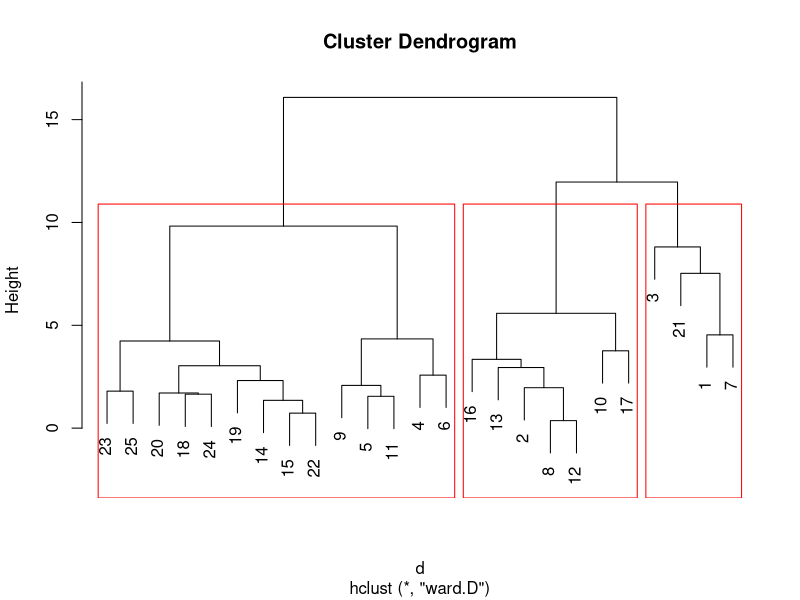
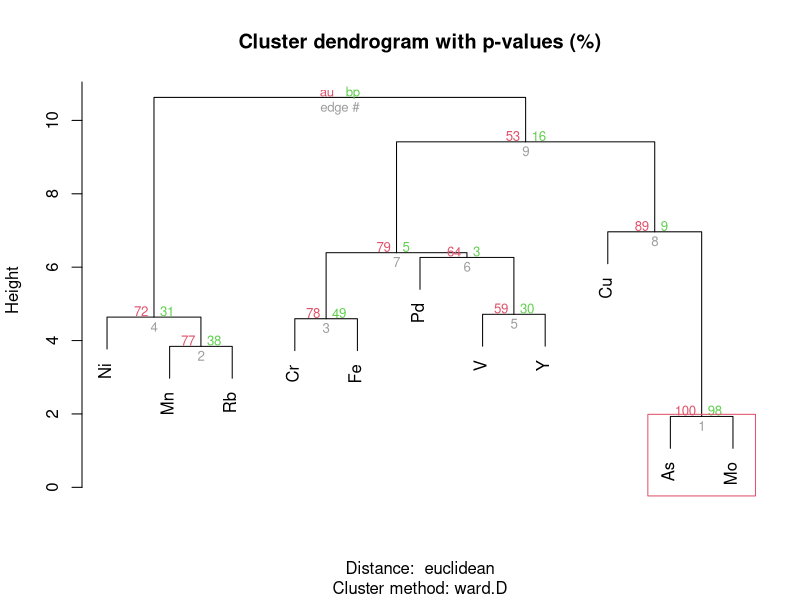
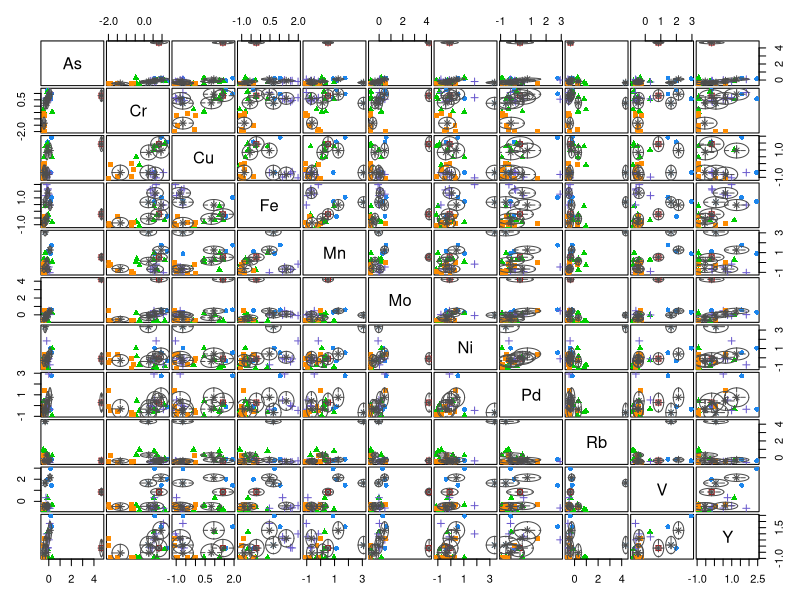
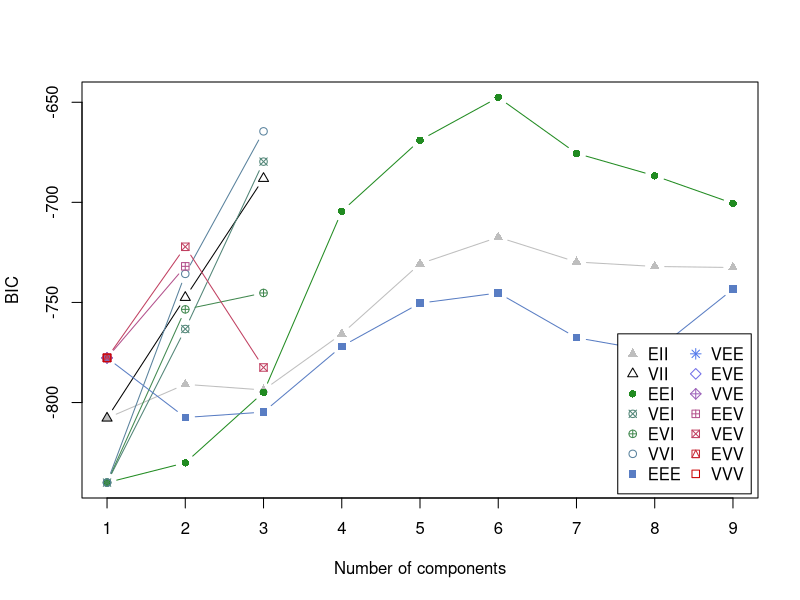
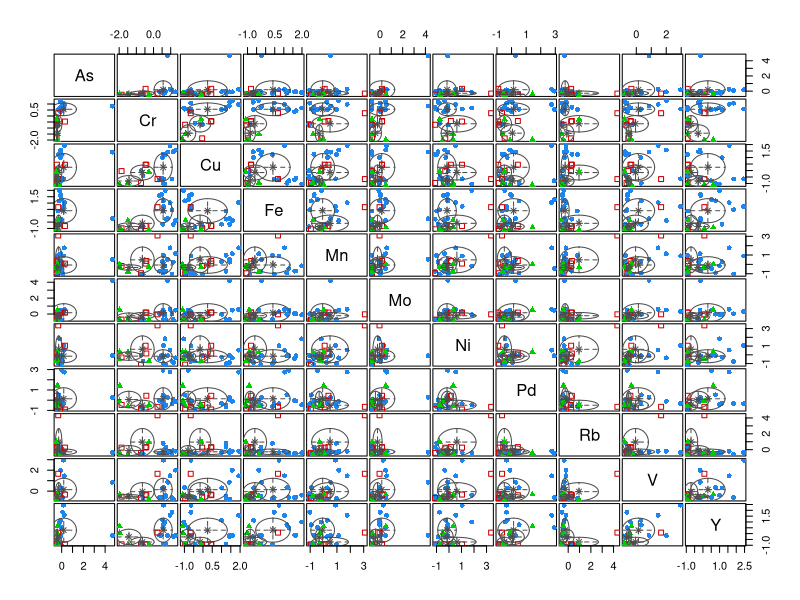
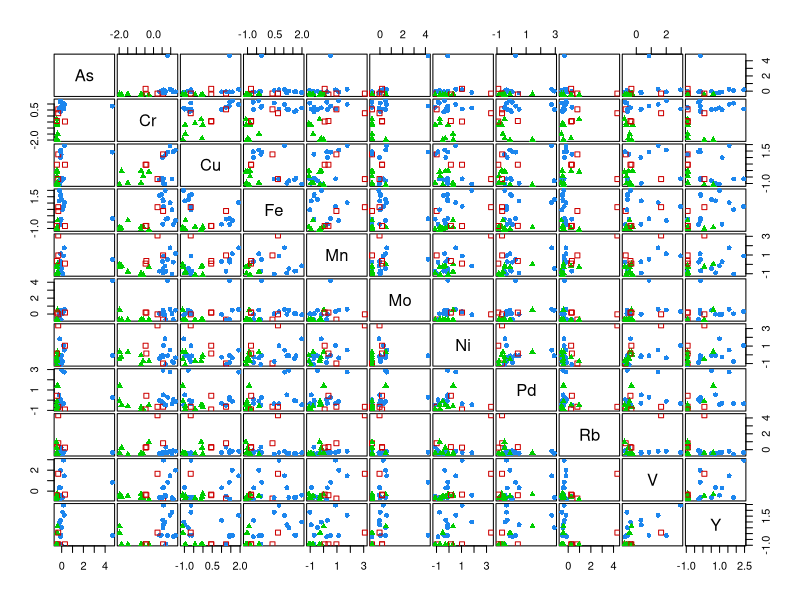

These figures' R source, in order: (Note: this script raises an error after producing the figures.)
library(readr)
dataset <- read_csv("resultados_muestras.csv")


#' Clustering approach 
#' 
data <- scale(dataset[-1])

# K-Means Cluster Analysis
fit <- kmeans(data, 3) # 3 cluster solution
# get cluster means
aggregate(data,by=list(fit$cluster),FUN=mean)
# append cluster assignment
mydata <- data.frame(data, fit$cluster) 

cbind(mydata$fit.cluster,dataset$Origen)

# Ward Hierarchical Clustering
d <- dist(data, method = "euclidean") # distance matrix
fit <- hclust(d, method="ward")
plot(fit) # display dendogram
groups <- cutree(fit, k=3) # cut tree into 5 clusters
# draw dendogram with red borders around the 5 clusters
rect.hclust(fit, k=3, border="red") 

# Ward Hierarchical Clustering with Bootstrapped p values
library(pvclust)
fit <- pvclust(data, method.hclust="ward",
               method.dist="euclidean")
plot(fit) # dendogram with p values
# add rectangles around groups highly supported by the data
pvrect(fit, alpha=.95)

# Model Based Clustering  <-- interesante, chequear después
library(mclust)
fit <- Mclust(data)
plot(fit,what = c("classification")) # plot results

plot(fit,what = c("BIC"))
summary(fit) # display the best model 

mod2 <- MclustDA(data, dataset$Origen, modelType = "EDDA")
summary(mod2) # analizar
plot(mod2, what = "scatterplot")
plot(mod2, what = "classification")
cv <- cvMclustDA(mod2, nfold = 10)

# K-Means Clustering with 3 clusters
fit <- kmeans(data, 3)

# Cluster Plot against 1st 2 principal components

# vary parameters for most readable graph
library(cluster)
clusplot(data, fit$cluster, color=TRUE, shade=TRUE,
         labels=2, lines=0)

# Centroid Plot against 1st 2 discriminant functions
library(fpc)
plotcluster(data, fit$cluster) 

fit.k2 <- kmeans(data, 2)

# Cluster Plot against 1st 2 principal components

# vary parameters for most readable graph
library(cluster)
clusplot(data, fit.k2$cluster, color=TRUE, shade=TRUE,
         labels=2, lines=0)

# Centroid Plot against 1st 2 discriminant functions
library(fpc)
plotcluster(data, fit.k2$cluster) 

# comparamos los dos clusters
# TODO: evaluar las metricas que alli presenta.
cluster.stats(d, fit$cluster, fit.k2$cluster) 
